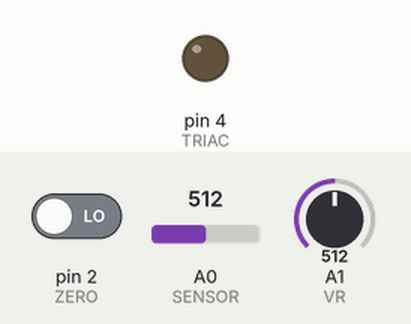
This sketch was run on a simulated Arduino Uno, built with avr-gcc and run on an emulated ATmega328P. Parts: output pins drawn as LEDs (lit = HIGH). Inputs (shaded band) come from the test bench; at power-on: pin 2 (ZERO) LOW, A0 (SENSOR) = 512, A1 (VR) = 512. What the sketch prints to the serial monitor is not drawn.

Above: at 1.2 s.
1.3 s: pin 2 (ZERO) driven HIGH
4.2 s: A0 (SENSOR) set to 293
5.7 s: A0 (SENSOR) set to 266
Timing chart, 0 to 8.7 s (numbered marks = the images above; inputs shaded):
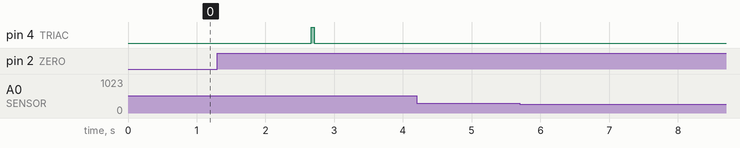

Measured:
- after the input at 1.3 s, pin 4 (TRIAC): LOW → HIGH after 1.4 s, → LOW 0.04 s later
- after the input at 4.2 s, every drawn part: stays the same
- after the input at 5.7 s, every drawn part: stays the same

The sketch:

sensor.ino
```cpp
#define ZERO 2
#define SENSOR A0
#define VR A1
#define TRIAC 4
#define SENSOR_MAX 794
#define SENSOR_MIN 761
// #define SENSOR_MAX 1023
// #define SENSOR_MIN 0
#define ERROR_MAX 50.0

int zeroPreState = 0;
int tiracState = 0;
int newCycle = 0;
int angle = 5;
unsigned long count = 0;
unsigned long zeroNowTime = 0;
unsigned long zeroPreTime = 0;
unsigned long triacOnTime = 0;
unsigned long T = 10;

float getTmpReq()
{
    return analogRead(VR) * 70.0 / 1023.0 + 30.0;
}

float getTmpNow()
{
    return (analogRead(SENSOR) - SENSOR_MIN) * 70.0 / (float)(SENSOR_MAX - SENSOR_MIN) + 30.0;
}

int calcAngle()
{
    float tmpReq = getTmpReq();
    float tmpNow = getTmpNow();
    float error = tmpReq - tmpNow;

    angle = (ERROR_MAX - error) * (float)T / ERROR_MAX;
    if (angle > T)
        angle = T;
    else if (angle < 0)
        angle = 0;

    if (1 || count > 30)
    {
        count = 0;
        Serial.print("R ");
        Serial.println(tmpReq);
        Serial.print("N ");
        Serial.println(tmpNow);
        Serial.print("E ");
        Serial.println(error);
        Serial.print("A ");
        Serial.println(angle);
    }

    return angle;
}

void updateTriac()
{
    unsigned long nowTime = millis();
    if (tiracState)
    {
        if ((nowTime - triacOnTime) > 0)
        {
            tiracState = 0;
            digitalWrite(TRIAC, tiracState);
        }
    }
    else
    {
        if (newCycle && (nowTime - zeroNowTime) > angle)
        {
            tiracState = 1;
            newCycle = 0;
            digitalWrite(TRIAC, tiracState);
            triacOnTime = nowTime;
        }
    }
}

void updateTime()
{
    int zeroNowState = digitalRead(ZERO);
    if (zeroNowState != zeroPreState)
    {
        tiracState = 0;
        newCycle = 1;
        digitalWrite(TRIAC, tiracState);
        zeroNowTime = millis();
        T = zeroNowTime - zeroPreTime;
        // Serial.println(T);
        zeroPreState = zeroNowState;
        zeroPreTime = zeroNowTime;
        count++;
    }
}

void setup()
{

    pinMode(VR, INPUT);
    pinMode(SENSOR, INPUT);
    pinMode(ZERO, INPUT);
    pinMode(TRIAC, OUTPUT);

    Serial.begin(9600);
    Serial.println("start");
}

void loop()
{
    // int angle = calcAngle();
    // // Serial.println(angle);
    // delay(200);
    updateTime();
    calcAngle();
    updateTriac();
}
```
